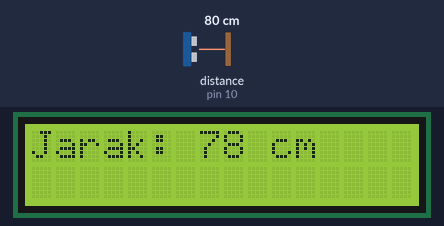
The sketch below on a simulated Arduino Uno, built with avr-gcc and run on an emulated ATmega328P. Parts: 16×2 character LCD. Wiring (inferred from the names in the program): ultrasonic range finder: trigger pin 9; echo pin 10. The test bench sets the inputs (shaded band); at power-on: distance to the obstacle (sensor on pin 10) 80 cm. The echo pulse lasts 58.3 µs per cm.

Above: at 3.2 s.
3.3 s: distance to the obstacle (sensor on pin 10) set to 2 cm
At 4.0 s:
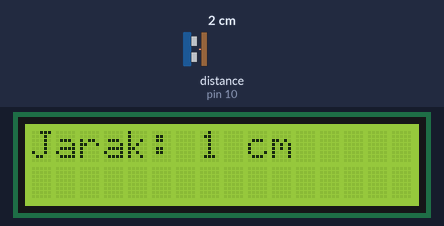
5.1 s: distance to the obstacle (sensor on pin 10) set to 4 cm
At 6.4 s:
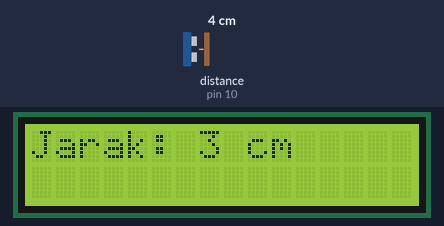
6.7 s: distance to the obstacle (sensor on pin 10) set to 9 cm
At 7.9 s:
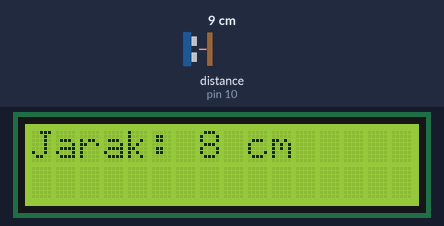
Timing chart, 0 to 9.7 s (numbered marks = the images above; inputs shaded):
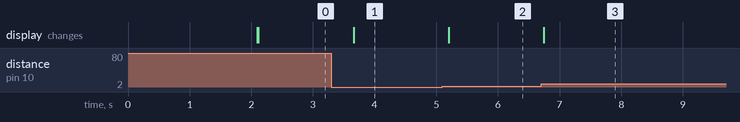

The sketch:

HC-SR04.ino
```cpp
#include <LCD_I2C.h>
#define TRIG 9
#define ECHO 10
LCD_I2C lcd(0x27, 16, 2);
long durasi;
int jarak;
void setup() {
  Serial.begin(9600);
  lcd.begin();
  lcd.backlight();
  pinMode(TRIG, OUTPUT);
  pinMode(ECHO, INPUT);
  lcd.setCursor(0, 0);
  lcd.print(" Ultrasonik Tes ");
  lcd.setCursor(0, 1);
  lcd.print(" BPVP Surakarta ");
  delay(2000);
  lcd.clear();
}
void loop() {
  // Kirim sinyal trigger
  digitalWrite(TRIG, LOW);
  delayMicroseconds(2);
  digitalWrite(TRIG, HIGH);
  delayMicroseconds(10);
  digitalWrite(TRIG, LOW);
  // Baca durasi pantulan
  durasi = pulseIn(ECHO, HIGH);
  // Hitung jarak (cm)
  jarak = durasi * 0.034 / 2;
  // Tampilkan di LCD
  lcd.setCursor(0, 0);
  lcd.print("Jarak: ");
  lcd.print(jarak);
  lcd.print(" cm ");
  delay(500);
}
```

Measured:
- after the input at 3.3 s, the display: changes after 0.36 s (image 1)
- after the input at 5.1 s, the display: changes after 0.10 s (image 2)
- after the input at 6.7 s, the display: changes at once (image 3)
